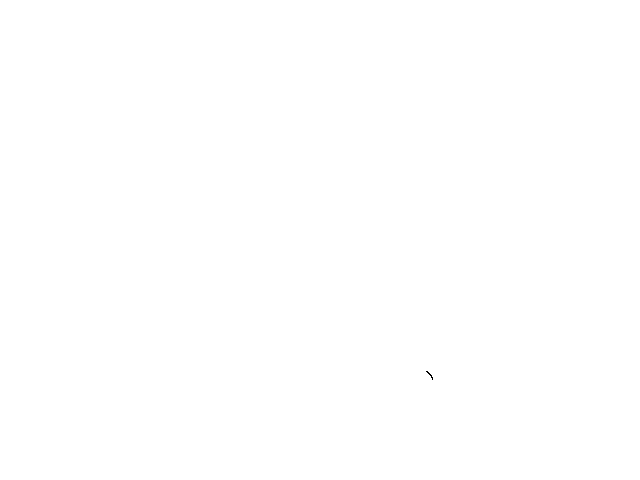
Frame 1 (no input)
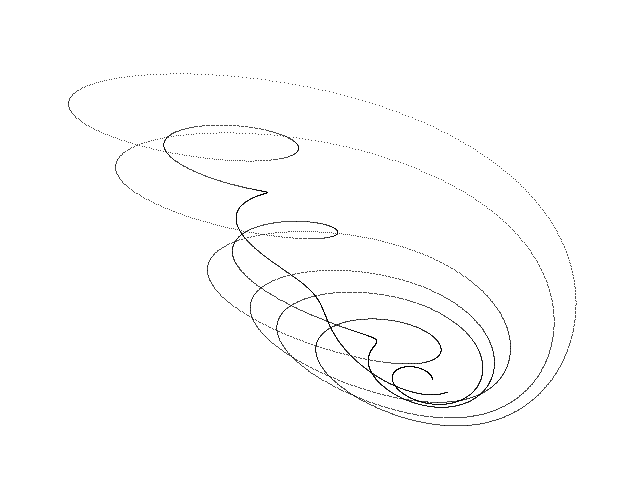
Frame 60 (the mouse pressed at the canvas centre just before this capture)
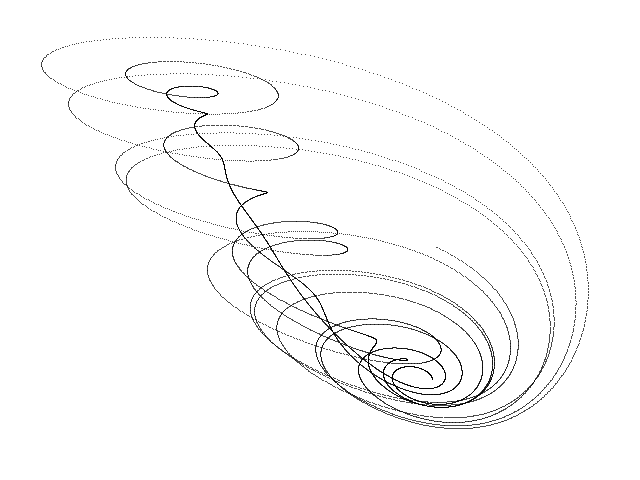
Frame 120 (the mouse held since frame 60 and released just before this capture)

The Processing sketch that drew these frames (run headless with seeded random() and noise(); from frame 60 on, the mouse is pressed at the canvas centre):

// Processing sketch: Sprott_Linz_F
// ── Sprott_Linz_F.pde
// Sprott-Linz F chaotic attractor //

  float x = 0.1;
  float y = 0.0;
  float z = 0.0;
  float dt = 0.01;
  float a = 0.5;


void setup() {
  
  size(640, 480);
  background(255);
  
}

void draw() {
  
  for (int i=0; i<100; i++) {
    
    float nx = x;
    float ny = y;
    float nz = z;
    
    x = nx + dt * (ny + nz);
    y = ny + dt * (-nx + a * ny);
    z = nz + dt * (pow(nx, 2.0) - nz); 
  
    point(420 + (125 * x), 380 + (80 * y));
        
  }

}
